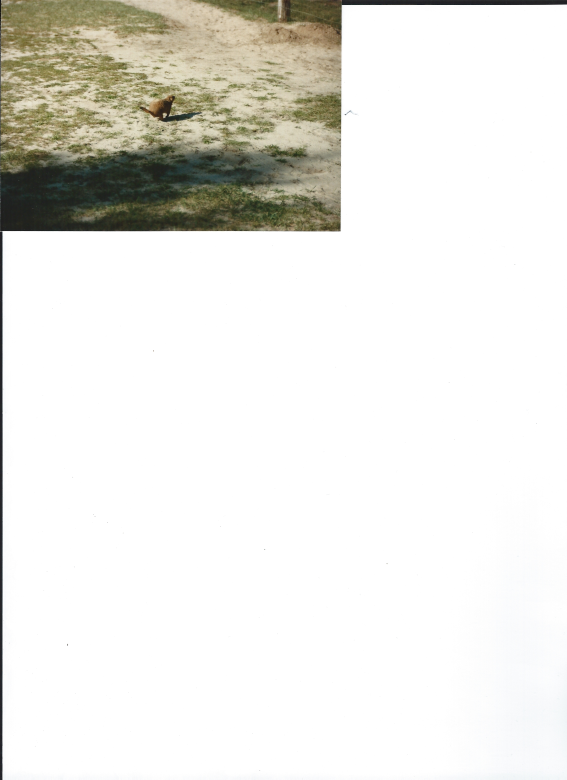
#> input picture Scantest70011.jpg, 1700 x 2338 px (shown at 1/3 size); its folder holds 3 pictures in this run
$ python noah_pics.py
#> lines starting #> are read from the running program, lines starting #| are printed output that depends on the picture
from PIL import Image
from pathlib import Path, WindowsPath
import os

try:
    os.mkdir('cropped')
except OSError as e:
    print(e)


image_path = Path('./').rglob('*.jpg') #finds all .jpg in current folder
images = [pic for pic in image_path]
count = 1
width = 0
height = 0

def crop(image_path, coords, save_location): #opens image and crops accoridng to given resolution
    image_obj = Image.open(image_path)
    cropped_image = image_obj.crop(coords)
    cropped_image.save(save_location)

for pic in images:
    if(not str(pic).__contains__('~')): #avoids cropping already cropped pictures
        cropped_location = './cropped/cropped_' + str(count) + '~.jpg' #~ is added to differentiate
        picture = Image.open(pic)
#> picture is the input picture: PIL image 1700x2338 RGB; mean R, G, B 232.6, 231.8, 226.9
        pix = picture.load()
        w,h = picture.size
#> w = 1700; h = 2338

        for i in range (w - 1, 0, -1): #finds end of white space on width and sets as boundary
            r,g,b = pix[i,300]
            if(r > 245 and g > 245 and b > 245):
                width = i

        for i in range(h - 1, 0, -1): #finds end of white space on height and sets as boundary
            r,g,b = pix[300,i]
            if(r > 245 and g > 245 and b > 245):
                height = i
#> this loop made 2337 passes
#> (r, g, b) on passes 1 to 12: (250, 252, 251), (250, 252, 251), (251, 252, 254), (249, 250, 252), (248, 249, 251), (248, 249, 251), (251, 251, 251), (251, 251, 251), (251, 253, 252), (249, 251, 250), (252, 252, 252), (253, 253, 253)

        crop_res = (3,0,width,height)
        crop(pic, crop_res, cropped_location)
#> in crop, `cropped_image = image_obj.crop(coords)`:
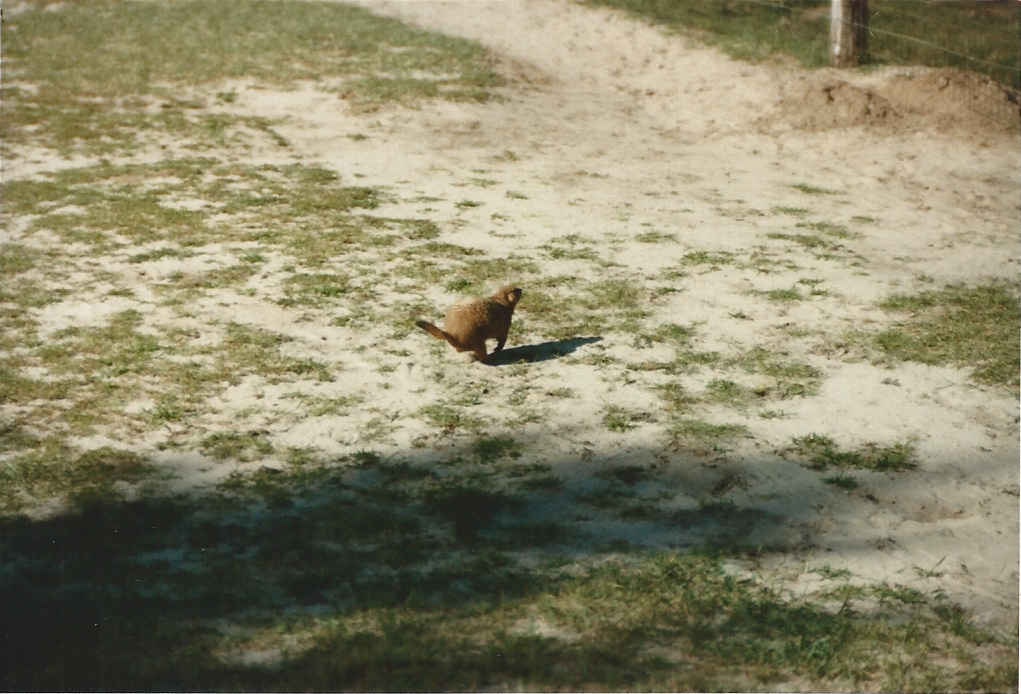
#> cropped_image: PIL image 1021x694 RGB; mean R, G, B 138.4, 133.8, 105.6

        count += 1
#> pass 2 of the loop `for pic in images:`:
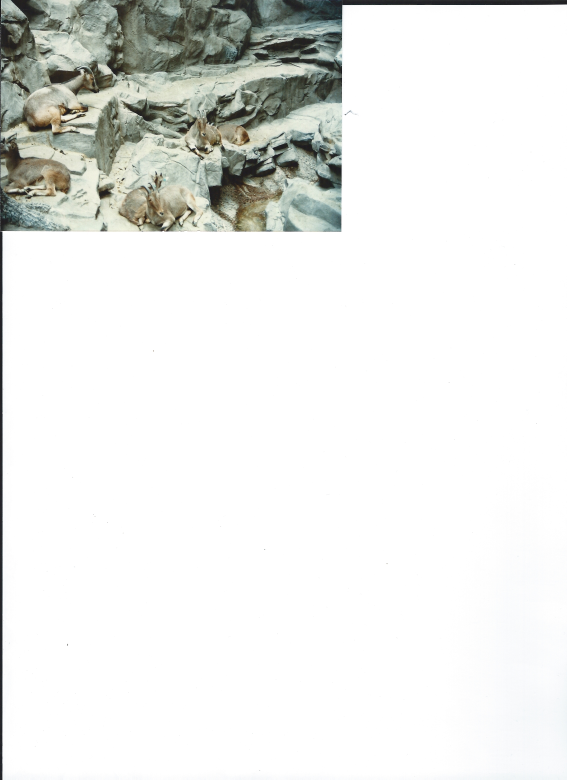
#> input picture Scantest70014.jpg, 1700 x 2338 px (shown at 1/3 size)
#> picture is the input picture: PIL image 1700x2338 RGB; mean R, G, B 233.1, 234.4, 232
#> in crop (call 2), `cropped_image = image_obj.crop(coords)`:
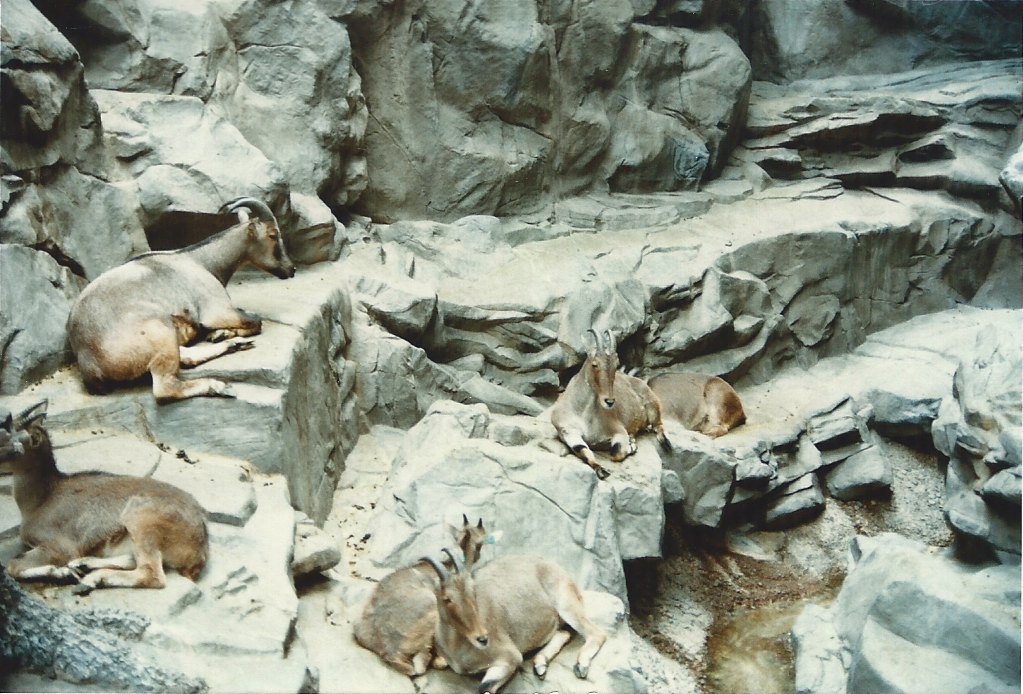
#> cropped_image: PIL image 1023x694 RGB; mean R, G, B 141.7, 148.4, 134.6
#> pass 3 of the loop `for pic in images:`:
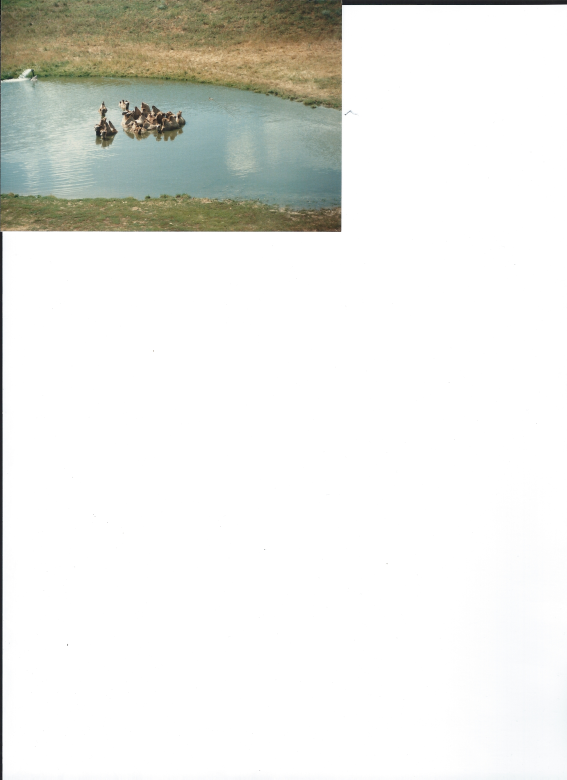
#> input picture Scantest70016.jpg, 1700 x 2338 px (shown at 1/3 size)
#> picture is the input picture: PIL image 1700x2338 RGB; mean R, G, B 233.2, 234.1, 230.1
#> in crop (call 3), `cropped_image = image_obj.crop(coords)`:
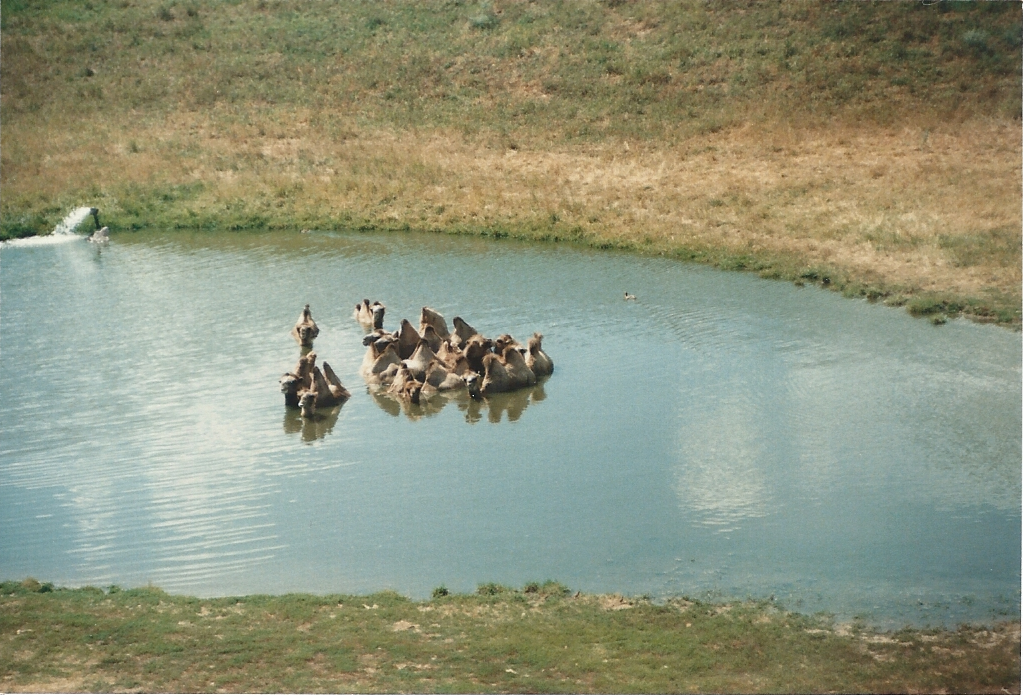
#> cropped_image: PIL image 1023x695 RGB; mean R, G, B 142.1, 146.7, 123.9

cropped_path = Path('./cropped').rglob('*.jpg')
cropped_images = [pic for pic in cropped_path]
for pic in cropped_images:
    if(str(pic).__contains__("~")): #removes ~ from end of files
        os.rename(str(pic), str(pic)[:len(str(pic)) - 5] + '.jpg')
